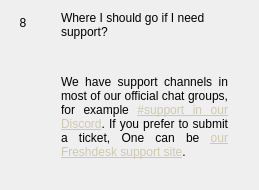
                  <widget class="QWidget" name="widgetFaq8" native="true">
                   <layout class="QHBoxLayout" name="horizontalpage_8" stretch="0,1">
                    <item alignment="Qt::AlignTop">
                     <widget class="QLabel" name="labelNumber8">
                      <property name="minimumSize">
                       <size>
                        <width>24</width>
                        <height>24</height>
                       </size>
                      </property>
                      <property name="maximumSize">
                       <size>
                        <width>16777215</width>
                        <height>24</height>
                       </size>
                      </property>
                      <property name="text">
                       <string>8</string>
                      </property>
                      <property name="alignment">
                       <set>Qt::AlignCenter</set>
                      </property>
                     </widget>
                    </item>
                    <item>
                     <layout class="QVBoxLayout" name="verticalLayoutpage_8">
                      <property name="leftMargin">
                       <number>20</number>
                      </property>
                      <property name="rightMargin">
                       <number>20</number>
                      </property>
                      <item>
                       <widget class="QLabel" name="labelSubtitle8">
                        <property name="text">
                         <string>Where I should go if I need support?</string>
                        </property>
                        <property name="wordWrap">
                         <bool>true</bool>
                        </property>
                       </widget>
                      </item>
                      <item>
                       <spacer name="verticalSpacer_80">
                        <property name="orientation">
                         <enum>Qt::Vertical</enum>
                        </property>
                        <property name="sizeType">
                         <enum>QSizePolicy::Fixed</enum>
                        </property>
                        <property name="sizeHint" stdset="0">
                         <size>
                          <width>20</width>
                          <height>30</height>
                         </size>
                        </property>
                       </spacer>
                      </item>
                      <item>
                       <widget class="QLabel" name="labelContent8">
                        <property name="text">
                         <string>
                           &lt;html&gt;&lt;head/&gt;&lt;body&gt;&lt;p align=&quot;justify&quot;&gt;
                           We have support channels in most of our official chat groups, for example
                           &lt;a style='color: #cfc8af' href='https://Discord.PNY.com'&gt;
                           #support in our Discord&lt;/a&gt;.
                           If you prefer to submit a ticket, One can be
                           &lt;a style='color: #cfc8af' href='https://PNY.FreshDesk.com'&gt;
                           our Freshdesk support site&lt;/a&gt;.
                           &lt;/p&gt;&lt;/body&gt;&lt;/html&gt;
                         </string>
                        </property>
                        <property name="alignment">
                         <set>Qt::AlignLeading|Qt::AlignLeft|Qt::AlignTop</set>
                        </property>
                        <property name="wordWrap">
                         <bool>true</bool>
                        </property>
                       </widget>
                      </item>
                      <item>
                       <spacer name="verticalSpacer_81">
                        <property name="orientation">
                         <enum>Qt::Vertical</enum>
                        </property>
                        <property name="sizeHint" stdset="0">
                         <size>
                          <width>20</width>
                          <height>20</height>
                         </size>
                        </property>
                       </spacer>
                      </item>
                     </layout>
                    </item>
                   </layout>
                  </widget>
